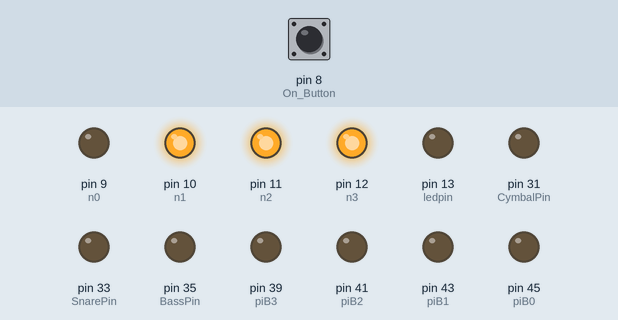
This sketch was run on a simulated Arduino Mega 2560, built with avr-gcc and run on an emulated ATmega2560. Shown: output pins drawn as LEDs (lit = HIGH). The inputs (shaded band) are chosen by the test bench; at power-on: pin 8 (On_Button) HIGH. What the sketch prints to the serial monitor is not drawn.

Above: at 2.2 s.
2.3 s: pin 8 (On_Button) pulled LOW for 0.15 s
At 2.8 s:
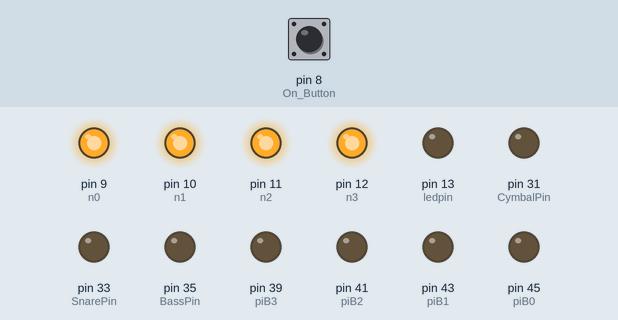
At 11.95 s:
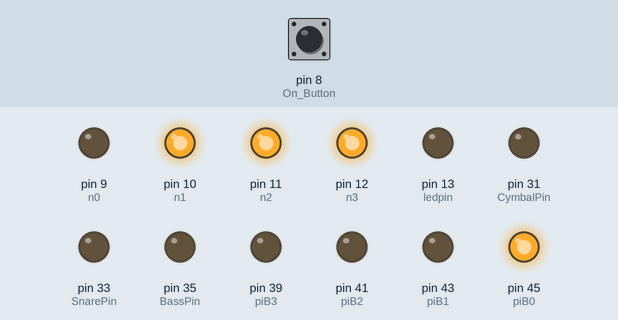
Timing chart, 0 to 13.6 s (numbered marks = the images above; inputs shaded):
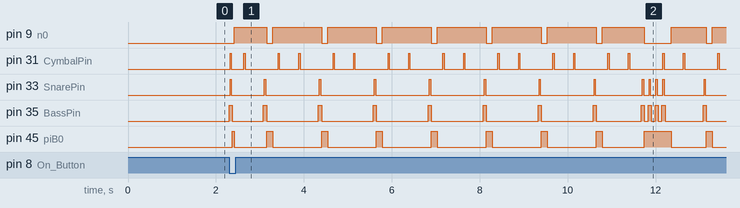

The sketch:

Mortimer_Final_Solo.ino
```cpp
#include <SPI.h>

//bootTime will need tweaking

//||---------------------||---------------------||
//||  Servo Positions    || Facial Expressions  ||
//||---------------------||---------------------||
//|| 0 - no change       || 0 - no change       ||
//|| 1 - centres head    || 1 - 'Smile'         ||
//|| 2 - nods (down)     || 2 - 'Tension'       ||
//|| 3 - nods (up)       || 3 - 'RaiseEyebrows' ||
//|| 4 - looks at snare  || 4 - 'Exclamation'   ||
//|| 5 - looks at cymbal || 5 - 'inquisitive'   ||
//|| 6 - pans full left  || 6 - 'Sad'           ||
//|| 7 - pans full right || 7 - 'Elevated'      ||
//|| 8 - tilts down      || 8 - 'Frown'         ||
//|| 9 - tilts up        || 9 - 'FrownBrows'    ||

//------------------------
// Information about songs for loading
//------------------------
const int MaxNumSongs = 3;  // Number of songs to be loaded
const int NumSongs = 3;     // Number of songs to be loaded
const int DrumMax = 3;      // Max number of robots used

const int Tune1Length = 128;
const int Tune1Tempo = 96;
const int Tune1BeatDenom = 4;

const int Tune2Length = 240;
const int Tune2Tempo = 96;
const int Tune2BeatDenom = 4;

const int Tune3Length = 256;
const int Tune3Tempo = 96;
const int Tune3BeatDenom = 4;

//----------
// SONG DATA
//----------

  // 1st line - snare, 2nd line - cymbal, 3rd line - bass
  // Part1
const unsigned int Tune1[DrumMax][Tune1Length] PROGMEM = {
  {1,0,0,0,0,0,1,0,0,0,0,0,0,0,1,0,0,0,0,0,0,0,1,0,0,0,0,0,0,0,1,0,0,0,0,0,0,0,1,0,0,0,0,0,0,0,1,0,0,0,0,0,0,0,1,0,0,0,0,0,0,1,1,1,1,0,0,0,0,0,1,0,0,0,0,0,0,0,1,0,0,0,0,0,0,0,1,0,0,0,0,0,0,0,1,0,0,0,0,0,0,0,1,0,0,0,0,0,0,0,1,0,0,0,0,0,0,0,1,0,0,0,0,0,0,1,1,1},
  {1,0,0,1,0,0,0,0,1,0,0,1,0,0,0,0,1,0,0,1,0,0,0,0,1,0,0,1,0,0,0,0,1,0,0,1,0,0,0,0,1,0,0,1,0,0,0,0,1,0,0,1,0,0,0,0,1,0,0,1,0,0,0,0,1,0,0,1,0,0,0,0,1,0,0,1,0,0,0,0,1,0,0,1,0,0,0,0,1,0,0,1,0,0,0,0,1,0,0,1,0,0,0,0,1,0,0,1,0,0,0,0,1,0,0,1,0,0,0,0,1,0,0,1,0,0,0,0},
  {1,0,0,0,0,0,1,0,0,0,0,0,0,0,1,0,0,0,0,0,0,0,1,0,0,0,0,0,0,0,1,0,0,0,0,0,0,0,1,0,0,0,0,0,0,0,1,0,0,0,0,0,0,0,1,0,0,0,0,0,0,1,1,1,1,0,0,0,0,0,1,0,0,0,0,0,0,0,1,0,0,0,0,0,0,0,1,0,0,0,0,0,0,0,1,0,0,0,0,0,0,0,1,0,0,0,0,0,0,0,1,0,0,0,0,0,0,0,1,0,0,0,0,0,0,1,1,1}};

  // 1st line - head position, 2nd line - facial expression (see table)
const unsigned int Tune1Head[2][Tune1Length] PROGMEM = {
  {1,0,0,0,0,0,1,0,0,0,0,0,0,0,1,0,0,0,0,0,0,0,1,0,0,0,0,0,0,0,1,0,0,0,0,0,0,0,1,0,0,0,0,0,0,0,1,0,0,0,0,0,0,0,1,0,0,0,0,0,0,1,1,1,1,0,0,0,0,0,1,0,0,0,0,0,0,0,1,0,0,0,0,0,0,0,1,0,0,0,0,0,0,0,1,0,0,0,0,0,0,0,1,0,0,0,0,0,0,0,1,0,0,0,0,0,0,0,1,0,0,0,0,0,0,1,1,1},
  {1,0,0,0,0,0,1,0,0,0,0,0,0,0,1,0,0,0,0,0,0,0,1,0,0,0,0,0,0,0,1,0,0,0,0,0,0,0,1,0,0,0,0,0,0,0,1,0,0,0,0,0,0,0,1,0,0,0,0,0,0,1,1,1,1,0,0,0,0,0,1,0,0,0,0,0,0,0,1,0,0,0,0,0,0,0,1,0,0,0,0,0,0,0,1,0,0,0,0,0,0,0,1,0,0,0,0,0,0,0,1,0,0,0,0,0,0,0,1,0,0,0,0,0,0,1,1,1}};


  // Part2
const unsigned int Tune2[DrumMax][Tune2Length] PROGMEM = {
  {1,0,0,0,0,0,1,0,0,0,0,0,0,0,1,0,0,0,0,0,0,0,1,0,0,0,0,0,0,0,1,0,0,0,0,0,0,0,1,0,0,0,0,0,0,0,1,0,0,0,0,0,0,0,1,0,0,0,0,0,0,1,1,1,1,0,0,0,0,0,1,0,0,0,0,0,0,0,1,0,0,0,0,0,0,0,1,0,0,0,0,0,0,0,1,0,0,0,0,0,0,0,1,0,0,0,0,0,0,0,1,0,0,0,0,0,0,0,1,0,0,0,0,0,0,1,1,1,1,0,0,1,0,0,1,0,1,0,0,1,0,0,1,0,1,0,0,1,0,0,1,0,1,0,0,1,0,0,1,0,1,0,0,1,0,0,1,0,1,0,0,1,0,0,1,0,1,0,0,1,0,0,1,0,1,0,0,1,0,0,1,0,1,0,0,1,0,0,1,0,1,0,0,1,0,0,1,0,1,0,0,1,0,0,1,0,1,0,0,1,0,0,1,0,1,0,0,1,0,0,1,0,1,0,0,1,0,0,1,0},
  {1,0,0,1,0,0,0,0,1,0,0,1,0,0,0,0,1,0,0,1,0,0,0,0,1,0,0,1,0,0,0,0,1,0,0,1,0,0,0,0,1,0,0,1,0,0,0,0,1,0,0,1,0,0,0,0,1,0,0,1,0,0,0,0,1,0,0,1,0,0,0,0,1,0,0,1,0,0,0,0,1,0,0,1,0,0,0,0,1,0,0,1,0,0,0,0,1,0,0,1,0,0,0,0,1,0,0,1,0,0,0,0,1,0,0,1,0,0,0,0,1,0,0,1,0,0,0,0,0,0,0,0,0,0,0,0,0,0,0,0,0,0,0,0,0,0,0,0,0,0,0,0,0,0,0,0,0,0,0,0,0,0,0,0,0,0,0,0,0,0,0,0,0,0,0,0,0,0,0,0,0,0,0,0,0,0,0,0,0,0,0,0,0,0,0,0,0,0,0,0,0,0,0,0,0,0,0,0,0,0,0,0,0,0,0,0,0,0,0,0,0,0,0,0,0,0,0,0,0,0,0,0,0,0,0,0,0,0,0,0},
  {1,0,0,0,0,0,1,0,0,0,0,0,0,0,1,0,0,0,0,0,0,0,1,0,0,0,0,0,0,0,1,0,0,0,0,0,0,0,1,0,0,0,0,0,0,0,1,0,0,0,0,0,0,0,1,0,0,0,0,0,0,1,1,1,1,0,0,0,0,0,1,0,0,0,0,0,0,0,1,0,0,0,0,0,0,0,1,0,0,0,0,0,0,0,1,0,0,0,0,0,0,0,1,0,0,0,0,0,0,0,1,0,0,0,0,0,0,0,1,0,0,0,0,0,0,1,1,1,1,0,0,1,0,0,1,0,1,0,0,1,0,0,1,0,1,0,0,1,0,0,1,0,1,0,0,1,0,0,1,0,1,0,0,1,0,0,1,0,1,0,0,1,0,0,1,0,1,0,0,1,0,0,1,0,1,0,0,1,0,0,1,0,1,0,0,1,0,0,1,0,1,0,0,1,0,0,1,0,1,0,0,1,0,0,1,0,1,0,0,1,0,0,1,0,1,0,0,1,0,0,1,0,1,0,0,1,0,0,1,0}};

const unsigned int Tune2Head[2][Tune2Length] PROGMEM = {
  {1,0,0,0,0,0,1,0,0,0,0,0,0,0,1,0,0,0,0,0,0,0,1,0,0,0,0,0,0,0,1,0,0,0,0,0,0,0,1,0,0,0,0,0,0,0,1,0,0,0,0,0,0,0,1,0,0,0,0,0,0,1,1,1,1,0,0,0,0,0,1,0,0,0,0,0,0,0,1,0,0,0,0,0,0,0,1,0,0,0,0,0,0,0,1,0,0,0,0,0,0,0,1,0,0,0,0,0,0,0,1,0,0,0,0,0,0,0,1,0,0,0,0,0,0,1,1,1,1,0,0,1,0,0,1,0,1,0,0,1,0,0,1,0,1,0,0,1,0,0,1,0,1,0,0,1,0,0,1,0,1,0,0,1,0,0,1,0,1,0,0,1,0,0,1,0,1,0,0,1,0,0,1,0,1,0,0,1,0,0,1,0,1,0,0,1,0,0,1,0,1,0,0,1,0,0,1,0,1,0,0,1,0,0,1,0,1,0,0,1,0,0,1,0,1,0,0,1,0,0,1,0,1,0,0,1,0,0,1,0},
  {1,0,0,0,0,0,1,0,0,0,0,0,0,0,1,0,0,0,0,0,0,0,1,0,0,0,0,0,0,0,1,0,0,0,0,0,0,0,1,0,0,0,0,0,0,0,1,0,0,0,0,0,0,0,1,0,0,0,0,0,0,1,1,1,1,0,0,0,0,0,1,0,0,0,0,0,0,0,1,0,0,0,0,0,0,0,1,0,0,0,0,0,0,0,1,0,0,0,0,0,0,0,1,0,0,0,0,0,0,0,1,0,0,0,0,0,0,0,1,0,0,0,0,0,0,1,1,1,1,0,0,1,0,0,1,0,1,0,0,1,0,0,1,0,1,0,0,1,0,0,1,0,1,0,0,1,0,0,1,0,1,0,0,1,0,0,1,0,1,0,0,1,0,0,1,0,1,0,0,1,0,0,1,0,1,0,0,1,0,0,1,0,1,0,0,1,0,0,1,0,1,0,0,1,0,0,1,0,1,0,0,1,0,0,1,0,1,0,0,1,0,0,1,0,1,0,0,1,0,0,1,0,1,0,0,1,0,0,1,0}};


 // Part3
const unsigned int Tune3[DrumMax][Tune3Length] PROGMEM = {
  {1,0,0,0,0,0,1,0,0,0,0,0,0,0,1,0,0,0,0,0,0,0,1,0,0,0,0,0,0,0,1,0,0,0,0,0,0,0,1,0,0,0,0,0,0,0,1,0,0,0,0,0,0,0,1,0,0,0,0,0,0,1,1,1,1,0,0,0,0,0,1,0,0,0,0,0,0,0,1,0,0,0,0,0,0,0,1,0,0,0,0,0,0,0,1,0,0,0,0,0,0,0,1,0,0,0,0,0,0,0,1,0,0,0,0,0,0,0,1,0,0,0,0,0,0,1,1,1,1,0,0,0,0,0,1,0,0,0,0,0,0,0,1,0,0,0,0,0,0,0,1,0,0,0,0,0,0,0,1,0,0,0,0,0,0,0,1,0,0,0,0,0,0,0,1,0,0,0,0,0,0,0,1,0,0,0,0,0,0,1,1,1,1,0,0,0,0,0,1,0,0,0,0,0,0,0,1,0,0,0,0,0,0,0,1,0,0,0,0,0,0,0,1,0,0,0,0,0,0,0,1,0,0,0,0,0,0,0,1,0,0,0,0,0,0,0,1,0,0,0,0,0,0,1,1,1},
  {1,0,0,1,0,0,0,0,1,0,0,1,0,0,0,0,1,0,0,1,0,0,0,0,1,0,0,1,0,0,0,0,1,0,0,1,0,0,0,0,1,0,0,1,0,0,0,0,1,0,0,1,0,0,0,0,1,0,0,1,0,0,0,0,1,0,0,1,0,0,0,0,1,0,0,1,0,0,0,0,1,0,0,1,0,0,0,0,1,0,0,1,0,0,0,0,1,0,0,1,0,0,0,0,1,0,0,1,0,0,0,0,1,0,0,1,0,0,0,0,1,0,0,1,0,0,0,0,1,0,0,1,0,0,0,0,1,0,0,1,0,0,0,0,1,0,0,1,0,0,0,0,1,0,0,1,0,0,0,0,1,0,0,1,0,0,0,0,1,0,0,1,0,0,0,0,1,0,0,1,0,0,0,0,1,0,0,1,0,0,0,0,1,0,0,1,0,0,0,0,1,0,0,1,0,0,0,0,1,0,0,1,0,0,0,0,1,0,0,1,0,0,0,0,1,0,0,1,0,0,0,0,1,0,0,1,0,0,0,0,1,0,0,1,0,0,0,0,1,0,0,1,0,0,0,0},
  {1,0,0,0,0,0,1,0,0,0,0,0,0,0,1,0,0,0,0,0,0,0,1,0,0,0,0,0,0,0,1,0,0,0,0,0,0,0,1,0,0,0,0,0,0,0,1,0,0,0,0,0,0,0,1,0,0,0,0,0,0,1,1,1,1,0,0,0,0,0,1,0,0,0,0,0,0,0,1,0,0,0,0,0,0,0,1,0,0,0,0,0,0,0,1,0,0,0,0,0,0,0,1,0,0,0,0,0,0,0,1,0,0,0,0,0,0,0,1,0,0,0,0,0,0,1,1,1,1,0,0,0,0,0,1,0,0,0,0,0,0,0,1,0,0,0,0,0,0,0,1,0,0,0,0,0,0,0,1,0,0,0,0,0,0,0,1,0,0,0,0,0,0,0,1,0,0,0,0,0,0,0,1,0,0,0,0,0,0,1,1,1,1,0,0,0,0,0,1,0,0,0,0,0,0,0,1,0,0,0,0,0,0,0,1,0,0,0,0,0,0,0,1,0,0,0,0,0,0,0,1,0,0,0,0,0,0,0,1,0,0,0,0,0,0,0,1,0,0,0,0,0,0,1,1,1}};

const unsigned int Tune3Head[2][Tune3Length] PROGMEM = {
  {1,0,0,0,0,0,1,0,0,0,0,0,0,0,1,0,0,0,0,0,0,0,1,0,0,0,0,0,0,0,1,0,0,0,0,0,0,0,1,0,0,0,0,0,0,0,1,0,0,0,0,0,0,0,1,0,0,0,0,0,0,1,1,1,1,0,0,0,0,0,1,0,0,0,0,0,0,0,1,0,0,0,0,0,0,0,1,0,0,0,0,0,0,0,1,0,0,0,0,0,0,0,1,0,0,0,0,0,0,0,1,0,0,0,0,0,0,0,1,0,0,0,0,0,0,1,1,1,1,0,0,0,0,0,1,0,0,0,0,0,0,0,1,0,0,0,0,0,0,0,1,0,0,0,0,0,0,0,1,0,0,0,0,0,0,0,1,0,0,0,0,0,0,0,1,0,0,0,0,0,0,0,1,0,0,0,0,0,0,1,1,1,1,0,0,0,0,0,1,0,0,0,0,0,0,0,1,0,0,0,0,0,0,0,1,0,0,0,0,0,0,0,1,0,0,0,0,0,0,0,1,0,0,0,0,0,0,0,1,0,0,0,0,0,0,0,1,0,0,0,0,0,0,1,1,1},
  {1,0,0,0,0,0,1,0,0,0,0,0,0,0,1,0,0,0,0,0,0,0,1,0,0,0,0,0,0,0,1,0,0,0,0,0,0,0,1,0,0,0,0,0,0,0,1,0,0,0,0,0,0,0,1,0,0,0,0,0,0,1,1,1,1,0,0,0,0,0,1,0,0,0,0,0,0,0,1,0,0,0,0,0,0,0,1,0,0,0,0,0,0,0,1,0,0,0,0,0,0,0,1,0,0,0,0,0,0,0,1,0,0,0,0,0,0,0,1,0,0,0,0,0,0,1,1,1,1,0,0,0,0,0,1,0,0,0,0,0,0,0,1,0,0,0,0,0,0,0,1,0,0,0,0,0,0,0,1,0,0,0,0,0,0,0,1,0,0,0,0,0,0,0,1,0,0,0,0,0,0,0,1,0,0,0,0,0,0,1,1,1,1,0,0,0,0,0,1,0,0,0,0,0,0,0,1,0,0,0,0,0,0,0,1,0,0,0,0,0,0,0,1,0,0,0,0,0,0,0,1,0,0,0,0,0,0,0,1,0,0,0,0,0,0,0,1,0,0,0,0,0,0,1,1,1}};

//------------------------
// OUTPUT DEFINITIONS
//------------------------
const int On_Button = 8;           // signal from conductor, set low with output pin (White Wire)
const int ledpin = 13; // flash led
const int SnarePin = 33;
const int BassPin = 35;
const int CymbalPin = 31;

//output pins for link to raspberry pi and arduino
const int piB0 = 45,piB1 = 43,piB2 = 41,piB3 = 39;
const int n0 = 9, n1 = 10, n2 = 11, n3 = 12;

//------------------------
// TIME CONSTANTS
//------------------------
const int drumTime = 30;        //solenoid 'on' time for drums (in ms)
const int bassOffset = 20;      //gives bass drum a head start
const int start_delay = 0;
const int long bootTime = 90000;     //delay to allow raspberry pi/supercollider to load before starting


//------------------------
// Create program variables
//------------------------
int On_Signal;    // Used to track conductor
unsigned int Load_Drum[DrumMax];
unsigned int Load_Head[2];
unsigned int Load_Timing;

int BeatCount = 0; // Used to index Tune array
int DrumCount = 0; // Used to index Tune array
int SongCount = 0;

int SR_Count = 0;

// Create array to store information about songs
int Tune_Info[MaxNumSongs][4];

// Timing check variables

unsigned long sr_start_time= 0;
unsigned long sr_stop_time= 0;

unsigned long min_us= 240000000;
long int Beat_Time;

unsigned long part_start_time = 0;
unsigned long part_tempo = 0;
unsigned long part_stop_time = 0;
float part_time = 0;
float parttempo_beats = 0;

volatile unsigned int Timer1_Beat_Count = 0; // Used to set Timer 1 to correct tempo

volatile unsigned int Next_Beat = 0; // Flag to move to next beat, set by Timer 1 Interrupt


//------------------------
// Setup Function
//------------------------
void setup()
{
    // Populate array to store song information
    Tune_Info[0][0] =  Tune1Length;
    Tune_Info[0][1] =  Tune1Tempo;
    Tune_Info[0][2] =  Tune1BeatDenom;
    Tune_Info[1][0] =  Tune2Length;
    Tune_Info[1][1] =  Tune2Tempo;
    Tune_Info[1][2] =  Tune2BeatDenom;
    Tune_Info[2][0] =  Tune3Length;
    Tune_Info[2][1] =  Tune3Tempo;
    Tune_Info[2][2] =  Tune3BeatDenom;

    // configure I/O pins
    pinMode(ledpin, OUTPUT);
    pinMode(On_Button, INPUT_PULLUP);

    digitalWrite(ledpin, LOW);
    digitalWrite(On_Button, HIGH);

    pinMode(SnarePin, OUTPUT);
    pinMode(BassPin, OUTPUT);
    pinMode(CymbalPin, OUTPUT);

    digitalWrite(SnarePin,LOW);
    digitalWrite(BassPin,LOW);
    digitalWrite(CymbalPin,LOW);

    pinMode(piB0,OUTPUT);
    pinMode(piB1,OUTPUT);
    pinMode(piB2,OUTPUT);
    pinMode(piB3,OUTPUT);
    pinMode(n0,OUTPUT);
    pinMode(n1,OUTPUT);
    pinMode(n2,OUTPUT);
    pinMode(n3,OUTPUT);

    digitalWrite(piB0,LOW);
    digitalWrite(piB1,LOW);
    digitalWrite(piB2,LOW);
    digitalWrite(piB3,LOW);
    digitalWrite(n0,LOW);
    digitalWrite(n1,LOW);
    digitalWrite(n2,LOW);
    digitalWrite(n3,LOW);

    // Start USB Serial for monitoring
    Serial.begin(115200);
    Serial.println("USB Working!");

    //centres head
    moveHead(1);

    delay(1000);

}


// --------------------------------------------------------------------------------------
//------------------------
//Loop Function
//------------------------
void loop()
{

        for(SongCount = 0; SongCount < NumSongs; SongCount++)
        {
              On_Signal = 1;
              while (On_Signal > 0)
              {
                  On_Signal = digitalRead(On_Button); // Wait for Graphene ON (LOW)
              }

              part_start_time = micros();
              delay(start_delay);

              Beat_Time = (1/(Tune_Info[SongCount][1]/60.0))/Tune_Info[SongCount][2]*1000000.0;
              Next_Beat = 0;      // Reset Flag ADDED keep here as interupt can change it
              Start_Beat_Timer(); // Start Timer 1

              for (BeatCount=0; BeatCount < Tune_Info[SongCount][0]; BeatCount++)
              {
                    // Load Song Beats
                    for (DrumCount=0; DrumCount < DrumMax; DrumCount++)
                    {
                          if(SongCount == 0)
                          {
                              Load_Drum[DrumCount] = pgm_read_byte(&Tune1[DrumCount][BeatCount]);
                          }
                          if(SongCount == 1)
                          {
                              Load_Drum[DrumCount] = pgm_read_byte(&Tune2[DrumCount][BeatCount]);
                          }
                          if(SongCount == 2)
                          {
                              Load_Drum[DrumCount] = pgm_read_byte(&Tune3[DrumCount][BeatCount]);
                          }
                    }

                    // Load Head/Face Movement
                    if(SongCount == 0)
                    {
                        Load_Head[0] = pgm_read_byte(&Tune1Head[0][BeatCount]);
                        Load_Head[1] = pgm_read_byte(&Tune1Head[1][BeatCount]);
                    }
                    if(SongCount == 1)
                    {
                        Load_Head[0] = pgm_read_byte(&Tune2Head[0][BeatCount]);
                        Load_Head[1] = pgm_read_byte(&Tune2Head[1][BeatCount]);
                    }
                    if(SongCount == 2)
                    {
                        Load_Head[0] = pgm_read_byte(&Tune3Head[0][BeatCount]);
                        Load_Head[1] = pgm_read_byte(&Tune3Head[1][BeatCount]);
                    }

                    Play_Beat();

                    moveHead(Load_Head[0]);
                    changeFace(Load_Head[1]);

                    while (Next_Beat < 1)
                    {
                      // Waitfor Beat Timer
                    }
                    Next_Beat = 0;
              }

              while (On_Signal < 1)
              {
                  On_Signal = digitalRead(On_Button); //  Wait for Graphene signal OFF (HIGH)
              }

              digitalWrite(ledpin,LOW);
              part_stop_time = micros();

              // calculate tempo
              part_time = (part_stop_time-part_start_time)/1000000.0;
              part_tempo = ((Tune_Info[SongCount][0]/Tune_Info[SongCount][2])/part_time)*60.0;

        }

}

// --------------------------------------------------------------------------------------

// Play drums functions

void Play_Beat()
{

      if(Load_Drum[2] == 1)
      {
          digitalWrite(BassPin,HIGH);
      }

      delay(bassOffset);

      if(Load_Drum[0] == 1)
      {
          digitalWrite(SnarePin,HIGH);
      }
      if(Load_Drum[1] == 1)
      {
          digitalWrite(CymbalPin,HIGH);
      }

      delay(drumTime);

      if(Load_Drum[0] == 1)
      {
          digitalWrite(SnarePin,LOW);
      }
      if(Load_Drum[1] == 1)
      {
          digitalWrite(CymbalPin,LOW);
      }
      if(Load_Drum[2] == 1)
      {
          delay(bassOffset);
          digitalWrite(BassPin,LOW);
      }
}

//==============================
// Functions for Head and Face
//==============================

void  moveHead(int headInput)
{
    digitalWrite(n0,!bitRead(headInput,0));
    digitalWrite(n1,!bitRead(headInput,1));
    digitalWrite(n2,!bitRead(headInput,2));
    digitalWrite(n3,!bitRead(headInput,3));
}

void  changeFace(int faceInput)
{
    digitalWrite(piB0,bitRead(faceInput,0));
    digitalWrite(piB1,bitRead(faceInput,1));
    digitalWrite(piB2,bitRead(faceInput,2));
    digitalWrite(piB3,bitRead(faceInput,3));
}


//==============================
// Functions for interrupt timer
//==============================

void Start_Beat_Timer()
{
  //Serial.println(Beat_Time);
  noInterrupts();           // disable all interrupts
  TCCR1A = 0;
  TCCR1B = 0;
  TIMSK1 |= (1 << TOIE1); // enable timer overflow interrupt
  TCNT1 = Timer1_Beat_Count;   // preload timer
  TCCR1B |= (1 << CS12);    // Sets 256 prescaler 16 uSec counts
  Timer1_Beat_Count = (65536 -(Beat_Time/16));   // preload timer 65536-(416666/16) = 39494
  interrupts();             // enable all interrupts
}

ISR(TIMER1_OVF_vect)        // interrupt service routine
{
  TCNT1 = Timer1_Beat_Count;   // Reload timer1 with beacount
  Next_Beat= 1;
}
```

Measured:
- after the input at 2.3 s, pin 9 (n0): LOW → HIGH after 0.12 s, → LOW 0.73 s later, → HIGH 0.14 s later, → LOW 1.1 s later, … (19 changes in this stretch); pin 31 (CymbalPin): LOW → HIGH at once, then moves between LOW and HIGH, repeating every 3.7 s
